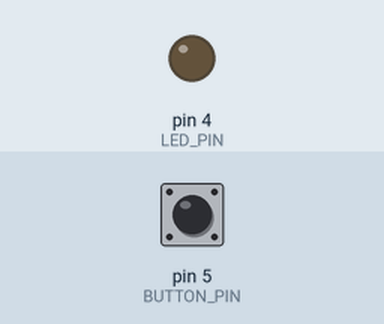
This sketch was run on a simulated Arduino Uno, built with avr-gcc and run on an emulated ATmega328P. Parts: output pins drawn as LEDs (lit = HIGH). Inputs (shaded band) come from the test bench; at power-on: pin 5 (BUTTON_PIN) LOW.

Above: at 1.2 s.
1.3 s: pin 5 (BUTTON_PIN) pulled HIGH for 0.15 s
At 1.37 s:
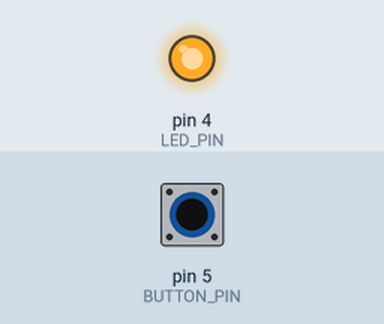
2.9 s: pin 5 (BUTTON_PIN) pulled HIGH for 3.2 s
At 6.5 s:
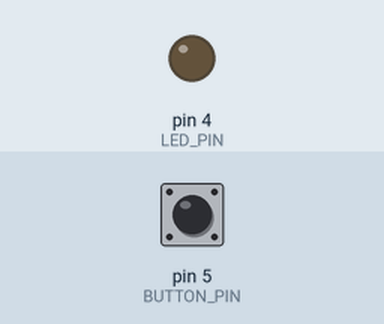
Timing chart, 0 to 8.0 s (numbered marks = the images above; inputs shaded):
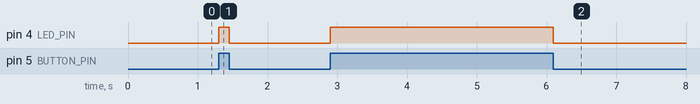

The sketch:

Guide_LED_Example_3.ino
```cpp
#define LED_PIN 4
#define BUTTON_PIN 5
void setup() {
  // put your setup code here, to run once:
  Serial.begin(9600);
  pinMode(LED_PIN, OUTPUT);
  pinMode(BUTTON_PIN, INPUT);
}

void loop() {
  // put your main code here, to run repeatedly:
  if (digitalRead(BUTTON_PIN) == HIGH) {
    digitalWrite(LED_PIN, HIGH);
  } else {
    digitalWrite(LED_PIN, LOW);
  }
}
```

Measured:
- after the input at 1.3 s, pin 4 (LED_PIN): LOW → HIGH at once, → LOW 0.15 s later
- after the input at 2.9 s, pin 4 (LED_PIN): LOW → HIGH at once, → LOW 3.2 s later
